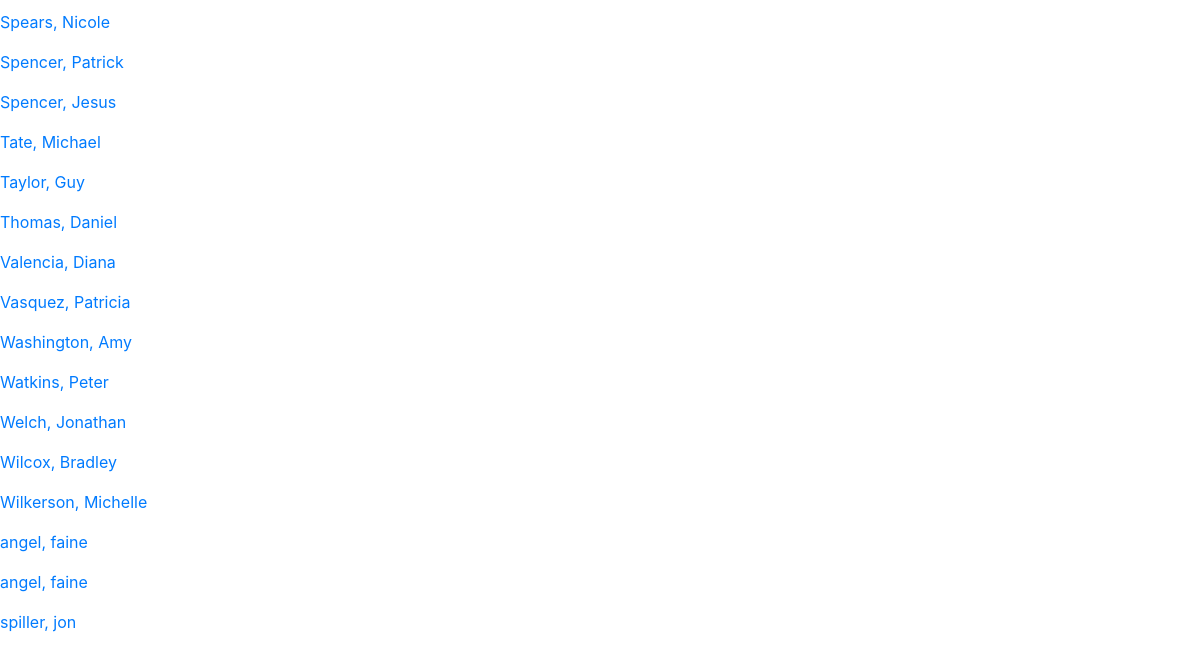
Before: /persons/ (lower part) with the older database file.
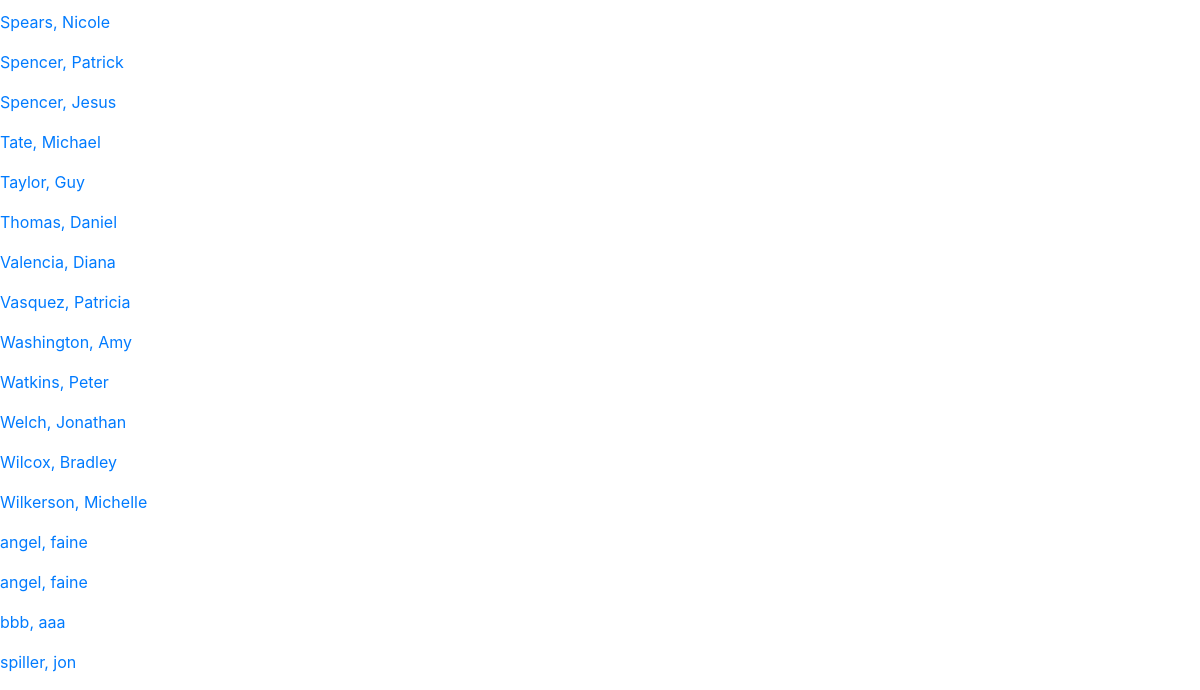
After: the same page with the newer database file.
### phonebook/models.py (models this page shows, shortened)
class Person(models.Model):
    first_name = models.CharField(max_length=30)
    last_name = models.CharField(max_length=30)
    phone_number = models.CharField(max_length=30)
    character = models.OneToOneField(Personality, on_delete=models.CASCADE, null=True)

### phonebook/views.py (the view)
# urls.py: path('persons/', views.persons, name='persons'),
def persons(request):
    person_list = models.Person.objects.all().order_by('last_name')
    person_list_dict = {
        'persons': person_list
    }
    return render(request, "phonebook/person_list.html", person_list_dict)

### phonebook/templates/phonebook/person_list.html (shortened to what this page needs)
{% extends 'phonebook/base.html' %}
{% load static %}
{% block main %}
{% for person in persons %}
<a href="{% url 'person' id=person.id %}"> <p>{{person.last_name}}, {{person.first_name}}</p> </a>
{% endfor %}
{% endblock %}

### phonebook/templates/phonebook/base.html (shortened to what this page needs)
<!DOCTYPE html>
<html lang="en">
<head>
    <link rel="stylesheet" href="https://stackpath.bootstrapcdn.com/bootstrap/4.4.1/css/bootstrap.min.css">
</head>
<body>
    {% block main %}{% endblock%}
</body>
</html>

Changed rows visible on the page:
added Person: last_name "bbb", first_name "aaa"
